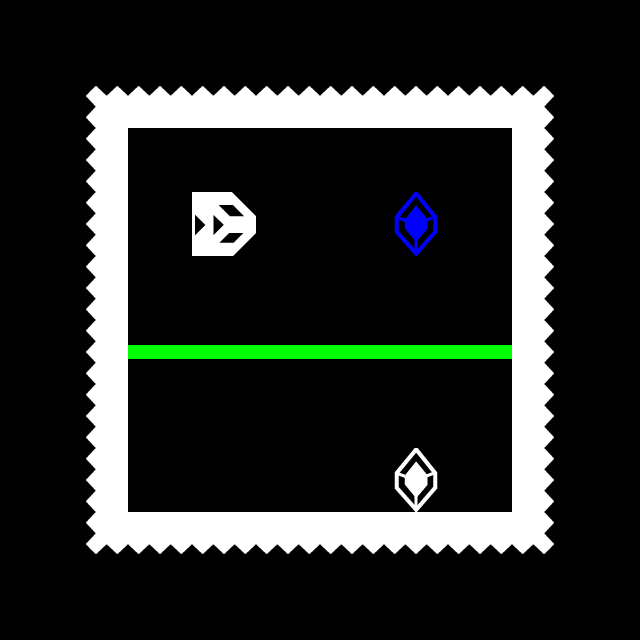

This is a level from a 2D game, rendered from its Tiled map with the project's own tilesets. A one-line summary and the complete map file follow:
An orthogonal 10x10 tile map with 64x64 px tiles, 2 tile layers (tiles, entities).

<map version="1.2" tiledversion="1.3.2" orientation="orthogonal" renderorder="right-down" compressionlevel="-1" width="10" height="10" tilewidth="64" tileheight="64" infinite="0" nextlayerid="3" nextobjectid="1">
 <editorsettings>
  <export target="tut_4.lua" format="lua" />
 </editorsettings>
 <tileset firstgid="1" source="tilesets/tiles.tsx" />
 <layer id="1" name="tiles" width="10" height="10">
  <data encoding="csv">
0,0,0,0,0,0,0,0,0,0,
0,6,7,7,7,7,7,7,8,0,
0,16,0,0,0,0,0,0,18,0,
0,16,0,0,0,0,0,0,18,0,
0,16,0,0,0,0,0,0,18,0,
0,16,1,1,1,1,1,1,18,0,
0,16,0,0,0,0,0,0,18,0,
0,16,0,0,0,0,0,0,18,0,
0,26,27,27,27,27,27,27,28,0,
0,0,0,0,0,0,0,0,0,0
</data>
 </layer>
 <layer id="2" name="entities" width="10" height="10">
  <data encoding="csv">
0,0,0,0,0,0,0,0,0,0,
0,25,25,25,25,25,25,25,25,0,
0,25,25,25,25,25,25,25,25,0,
0,25,0,15,0,0,22,0,25,0,
0,25,25,25,25,25,25,25,25,0,
0,25,25,25,25,25,25,25,25,0,
0,25,0,0,0,0,0,0,25,0,
0,25,25,0,0,0,24,25,25,0,
0,25,25,25,25,25,25,25,25,0,
0,0,0,0,0,0,0,0,0,0
</data>
 </layer>
</map>
